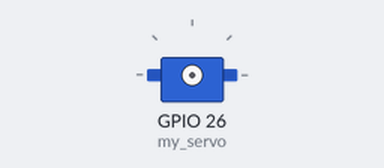
Simulated run of this program. Board: ESP32 board running MicroPython. Shown: servo. Servo angles are drawn from the pulse width (0.5 ms = 0°, 2.5 ms = 180°).

Above: at 0.05 s.
At 2.05 s:
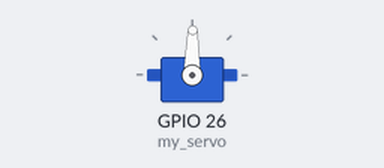
At 4.0 s:
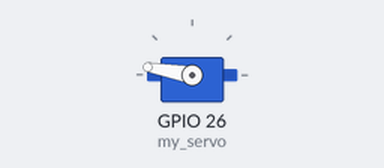
Timing chart, 0 to 5.2 s (numbered marks = the images above):
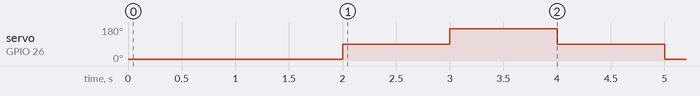

The program:

week_motor180.py
```python
from servo import Servo
from machine import Pin,Timer
import time

my_servo = Servo(Pin(26))
def changemotor(x):
    my_servo.write_angle(0)
    time.sleep(1)
    my_servo.write_angle(90)
    time.sleep(1)
    my_servo.write_angle(180)
    time.sleep(1)
    my_servo.write_angle(90)
    time.sleep(1)


timl=Timer(1)
timl.init(period=1000,mode=Timer.PERIODIC,callback=changemotor)
try:
    while 1:
        pass
except:
    tim1.deinit()
    print('stopping')
```

servo.py
```python
from machine import PWM
import math

# originally by Radomir Dopieralski http://sheep.art.pl
# from https://bitbucket.org/thesheep/micropython-servo

class Servo:
    """
    A simple class for controlling hobby servos.
    Args:
        pin (machine.Pin): The pin where servo is connected. Must support PWM.
        freq (int): The frequency of the signal, in hertz.
        min_us (int): The minimum signal length supported by the servo.
        max_us (int): The maximum signal length supported by the servo.
        angle (int): The angle between the minimum and maximum positions.
    """
    def __init__(self, pin, freq=50, min_us=600, max_us=2400, angle=180):
        self.min_us = min_us
        self.max_us = max_us
        self.us = 0
        self.freq = freq
        self.angle = angle
        self.pwm = PWM(pin, freq=freq, duty=0)

    def write_us(self, us):
        """Set the signal to be ``us`` microseconds long. Zero disables it."""
        if us == 0:
            self.pwm.duty(0)
            return
        us = min(self.max_us, max(self.min_us, us))
        duty = us * 1024 * self.freq // 1000000
        self.pwm.duty(duty)

    def write_angle(self, degrees=None, radians=None):
        """Move to the specified angle in ``degrees`` or ``radians``."""
        if degrees is None:
            degrees = math.degrees(radians)
        degrees = degrees % 360
        total_range = self.max_us - self.min_us
        us = self.min_us + total_range * degrees // self.angle
        self.write_us(us)
```

Measured:
- by itself, servo on GPIO 26 (my_servo): repeats every 4.0 s: 170° 1.0 s, 89° 1.0 s, 8° 1.0 s, 89° 1.0 s
